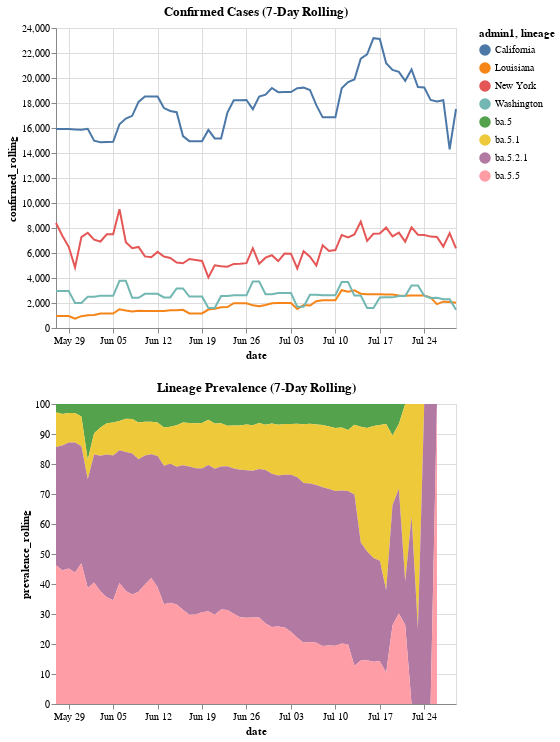

The code cell stored with this chart in its notebook:
### Code cell
alt.vconcat(case_increase, lin_prevalence
           ).resolve_scale(x='shared')

### Figure 1 — Vega-Lite specification as saved in the notebook (floating-point values rounded to 4 significant figures; data arrays with more than 128 entries replaced by an {"elided": "..."} marker saying what was removed)
{"config": {"view": {"continuousWidth": 400, "continuousHeight": 300}}, "vconcat": [{"data": {"name": "data-97742a81d05fb5e2e8dae8ed9553c1aa"}, "mark": "line", "encoding": {"color": {"type": "nominal", "field": "admin1"}, "x": {"type": "temporal", "field": "date"}, "y": {"type": "quantitative", "field": "confirmed_rolling"}}, "title": "Confirmed Cases (7-Day Rolling)"}, {"data": {"name": "data-11057e7c9855f264998ababd88862536"}, "mark": "area", "encoding": {"color": {"type": "nominal", "field": "lineage"}, "x": {"type": "temporal", "field": "date"}, "y": {"type": "quantitative", "field": "prevalence_rolling", "scale": {"domain": [0, 100]}}}, "title": "Lineage Prevalence (7-Day Rolling)"}], "resolve": {"scale": {"x": "shared"}}, "$schema": "https://vega.github.io/schema/vega-lite/v4.8.1.json", "datasets": {"data-97742a81d05fb5e2e8dae8ed9553c1aa": {"elided": "256 records"}, "data-11057e7c9855f264998ababd88862536": {"elided": "234 records"}}}
